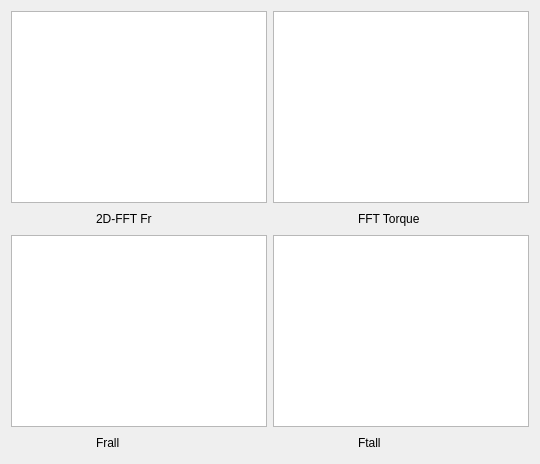
           <widget class="QWidget" name="tab_17">
            <attribute name="title">
             <string>user defined</string>
            </attribute>
            <layout class="QVBoxLayout" name="verticalLayout_17">
             <item>
              <layout class="QVBoxLayout" name="verticalLayout_32" stretch="10,1">
               <item>
                <layout class="QHBoxLayout" name="horizontalLayout_60">
                 <item>
                  <widget class="PlotWidget" name="graphicsView5"/>
                 </item>
                 <item>
                  <widget class="PlotWidget" name="graphicsView6"/>
                 </item>
                </layout>
               </item>
               <item>
                <layout class="QHBoxLayout" name="horizontalLayout_80" stretch="2,2,4,2,2">
                 <item>
                  <spacer name="horizontalSpacer_98">
                   <property name="orientation">
                    <enum>Qt::Horizontal</enum>
                   </property>
                   <property name="sizeHint" stdset="0">
                    <size>
                     <width>40</width>
                     <height>20</height>
                    </size>
                   </property>
                  </spacer>
                 </item>
                 <item>
                  <widget class="QLabel" name="label_66">
                   <property name="sizePolicy">
                    <sizepolicy hsizetype="Preferred" vsizetype="Preferred">
                     <horstretch>0</horstretch>
                     <verstretch>0</verstretch>
                    </sizepolicy>
                   </property>
                   <property name="text">
                    <string>2D-FFT Fr</string>
                   </property>
                   <property name="textFormat">
                    <enum>Qt::AutoText</enum>
                   </property>
                  </widget>
                 </item>
                 <item>
                  <spacer name="horizontalSpacer_99">
                   <property name="orientation">
                    <enum>Qt::Horizontal</enum>
                   </property>
                   <property name="sizeHint" stdset="0">
                    <size>
                     <width>40</width>
                     <height>20</height>
                    </size>
                   </property>
                  </spacer>
                 </item>
                 <item>
                  <widget class="QLabel" name="label_67">
                   <property name="text">
                    <string>FFT Torque</string>
                   </property>
                  </widget>
                 </item>
                 <item>
                  <spacer name="horizontalSpacer_100">
                   <property name="orientation">
                    <enum>Qt::Horizontal</enum>
                   </property>
                   <property name="sizeHint" stdset="0">
                    <size>
                     <width>40</width>
                     <height>20</height>
                    </size>
                   </property>
                  </spacer>
                 </item>
                </layout>
               </item>
              </layout>
             </item>
             <item>
              <layout class="QVBoxLayout" name="verticalLayout_33" stretch="10,1">
               <item>
                <layout class="QHBoxLayout" name="horizontalLayout_62">
                 <item>
                  <widget class="PlotWidget" name="graphicsView7"/>
                 </item>
                 <item>
                  <widget class="PlotWidget" name="graphicsView8"/>
                 </item>
                </layout>
               </item>
               <item>
                <layout class="QHBoxLayout" name="horizontalLayout_81" stretch="1,1,2,1,1">
                 <item>
                  <spacer name="horizontalSpacer_101">
                   <property name="orientation">
                    <enum>Qt::Horizontal</enum>
                   </property>
                   <property name="sizeHint" stdset="0">
                    <size>
                     <width>40</width>
                     <height>20</height>
                    </size>
                   </property>
                  </spacer>
                 </item>
                 <item>
                  <widget class="QLabel" name="label_82">
                   <property name="text">
                    <string>Frall</string>
                   </property>
                  </widget>
                 </item>
                 <item>
                  <spacer name="horizontalSpacer_102">
                   <property name="orientation">
                    <enum>Qt::Horizontal</enum>
                   </property>
                   <property name="sizeHint" stdset="0">
                    <size>
                     <width>40</width>
                     <height>20</height>
                    </size>
                   </property>
                  </spacer>
                 </item>
                 <item>
                  <widget class="QLabel" name="label_83">
                   <property name="text">
                    <string>Ftall</string>
                   </property>
                  </widget>
                 </item>
                 <item>
                  <spacer name="horizontalSpacer_103">
                   <property name="orientation">
                    <enum>Qt::Horizontal</enum>
                   </property>
                   <property name="sizeHint" stdset="0">
                    <size>
                     <width>40</width>
                     <height>20</height>
                    </size>
                   </property>
                  </spacer>
                 </item>
                </layout>
               </item>
              </layout>
             </item>
            </layout>
           </widget>
